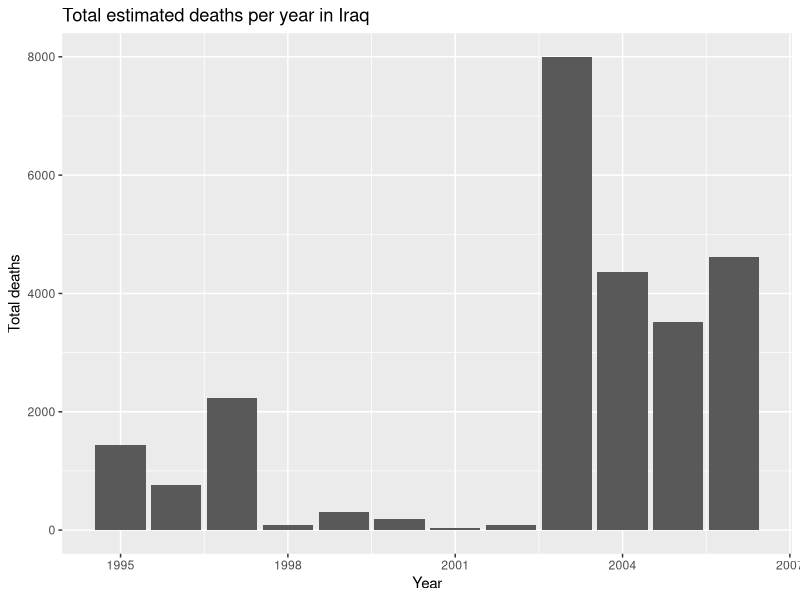

Reproduce this figure in R.
## ---- chunk 1
library(tidyverse)

# Assign the csv file to a new variable
IraqData <- read.csv("IraqCSV.csv") %>% 
  #Select for only the year and estimated casualties
  select(Year, Best_est_deaths) %>%
  #filter for the correct year
  filter (Year %in% c('1995', '1996', '1997', '1998', '1999', '2000', '2001', '2002', '2003', '2004', '2005', '2006' ))


# Assign a new variable
SummarizedIraq <- IraqData %>%
  # Group the data set per year
  group_by(Year) %>%
  # Calculate the sum of the estimated deaths per year
  summarise(total = sum(Best_est_deaths))

# Plot the data in a barplot
ggplot(data = SummarizedIraq) +
  # Add the geoms
  geom_col(mapping = aes( x = Year, y = total)) +
  # Adding y lable
  ylab('Total deaths') +
  # Adding a title
  ggtitle('Total estimated deaths per year in Iraq')



  

